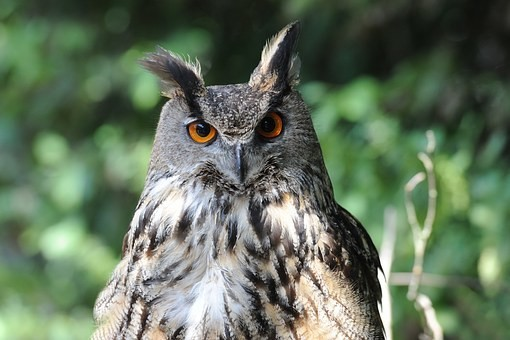
#> input picture FFT_sample/owl.jpg, 510 x 340 px
$ python bunker_img.py
#> lines starting #> are read from the running program, lines starting #| are printed output that depends on the picture
stride = round(510 * 340 / 384)
from PIL import Image
import numpy as np


def rgb2g(rgb):
	weight = (0.299, 0.587, 0.114)
	# weight = (1/3, 1/3, 1/3)
	return round(np.dot(rgb, weight))


def map(pos):
	return pos


if __name__ == '__main__':
	img_name = 'owl.jpg'
	im = Image.open(img_name)
#> im is the input picture: PIL image 510x340 RGB; mean R, G, B 99.1, 115, 93.6
	pix = im.load()
	dim = (im.size[1], im.size[0])
#> dim = (340, 510)
	print("image size: {}".format(im.size))
#| image size: (510, 340)
	arr = np.zeros(dim, dtype=np.uint8)
	for i in range(dim[0]):
		for j in range(dim[1]):
			arr[i, j] = rgb2g(pix[j, i])
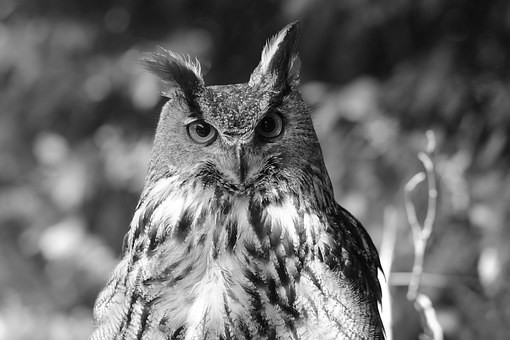
#> arr: shape (340, 510); min 0, max 255, mean 107.8
	im.close()
	arr = np.ndarray.flatten(arr)
	mapped = np.zeros(dim, dtype=np.uint8)
	mapped = np.ndarray.flatten(mapped)
	length = len(arr)
	for i in range(dim[0]):
		for j in range(dim[1]):
			try:
				mapped[i * 510 + j] = arr[510 * i + j]
			except Exception:
				mapped[i * 510 + j] = 0
	dif = 1
	ramin = 173400 % (510 - dif)
	mapped = mapped[0: 173400 - ramin]
	mapped = mapped.reshape(-1, 510 - dif)
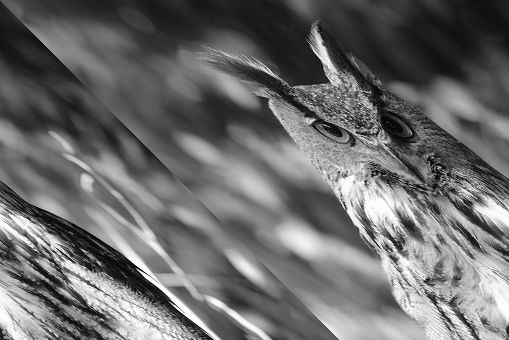
#> mapped: shape (340, 509); min 0, max 255, mean 107.8
	im = Image.fromarray(mapped, "L")
	im.show()

$ run again, with FFT_sample/zebra.jpg copied over FFT_sample/owl.jpg
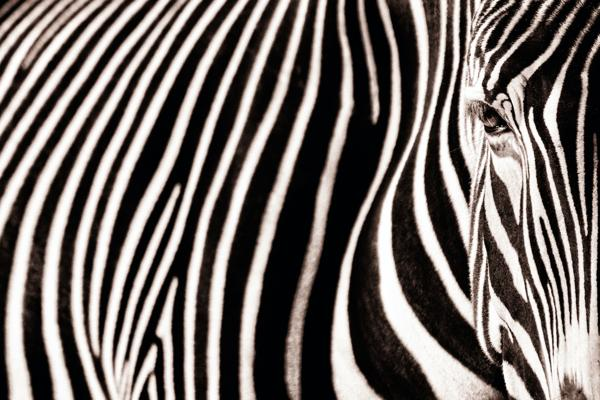
#> input picture FFT_sample/zebra.jpg, 600 x 400 px
#> im is the input picture: PIL image 600x400 RGB; mean R, G, B 114.3, 107.2, 103.6
#| image size: (600, 400)
#> `mapped = mapped.reshape(-1, 510 - dif)`:
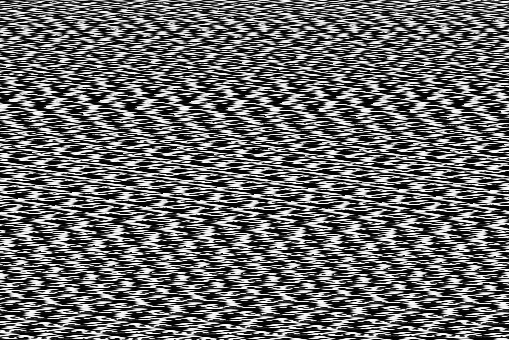
#> mapped: shape (340, 509); min 0, max 255, mean 106.1
